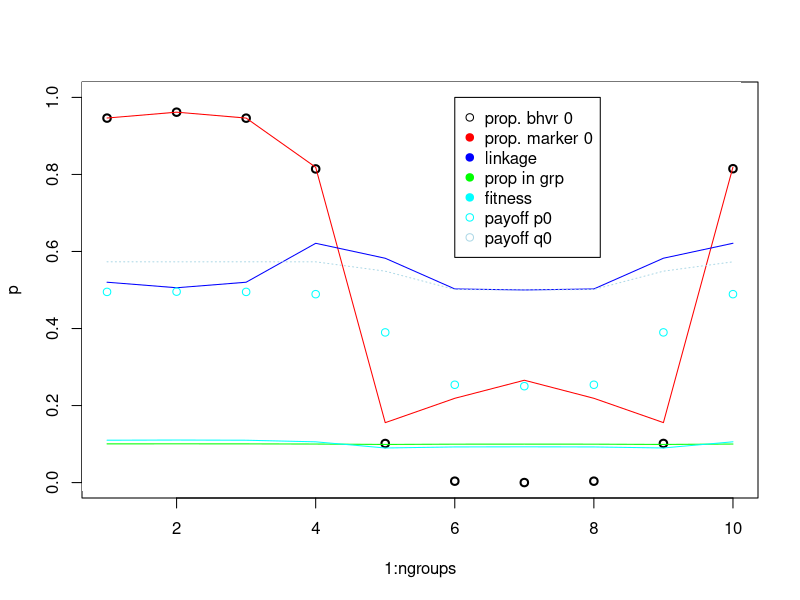

This figure's R source:


feet_marker_sim <- function(
    tmax=1000,
    d=0.1, #coordination benefit
    g=0.1, #extra coordination benefit among mutualists
    h=0.1, #mis-coordination cost for mutualists
    a=0.9, #probability of assorting on marker
    m0=0.01, #proportion of population considering migration
    mu=0.5, #proportion of migrants that are payoff-biased
    s=c(0.5, 0.5), #proportion of total population in each group
    init_p=c(0.55,0.45), #intial proportion of behavior 0 in each group
    init_q=c(0.51,0.49), #intial proportion of marker 0 in each group 
    draw=TRUE ) {

    # define and check group number
    ngroups=length(s)
    if ( length(init_p)!=ngroups | length(init_q)!=ngroups ) {
      stop("!! s, p and q vectors must be equal length !!")
    }
    if (sum(s)!=1){
      stop("!! s must sum to 1 !!")
    }

    # init matrix of states
    # x[[k]][i,j] gives frequency of xijk
    xblank <- matrix(0,nrow=2,ncol=2)
    x <- list(xblank)
    for ( i in 1:ngroups ) {
        x[[i]] <- xblank
    }

    # init vector of group-mean fitnesses
    fit <- rep(0, times=ngroups)
    fitp0 <- rep(0, times=ngroups)
    fitq0 <- rep(0, times=ngroups)

    # fitness function
    # w0jk = 1-h+(d+g+h)((1-a)*p0k+a*x0jk/qjk)
    # w1jk = 1+d*((1-a)*p1k+a*x1jk/qjk)
    wijk <- function( i , j , k ) {

        i <- i+1 #turn behav and marker indices into matrix indices
        j <- j+1
        
        if (i==1) {
            w <- 1 - h + (d + g + h)*( (1 - a)*(x[[k]][1,1] + x[[k]][1,2]) +            #stag payoff (i=0, index=1)
                                        a*x[[k]][1,j]/(x[[k]][1,j] + x[[k]][2,j]) )
        } else {
            w <- 1 + d*( (1 - a)*(x[[k]][2,1] + x[[k]][2,2]) +                          #hare payoff (i=1, index=2)
                            a*x[[k]][2,j]/(x[[k]][1,j] + x[[k]][2,j]) )
        } #else

        w
    }

    
    # payoff-biased migration function 1 outgroup
    mij <- function( i , j ) {
        #mij <- m0( 1 + mu*(fit[j] - fit[i]) ) #original R&B payoff-biased migration
        mij <- m0*(1-mu)/2 + m0*mu*(fit[j]/(fit[i]+fit[j]))   
        mij 
    }
    
    # payoff-biased migration function when compare to 2 neighboring groups
        m_kto <- function( k , t , o ) { #migrants from ingroup k, to target t, given the opposite side group o
        
        mkt <- m0*(1-mu)/3 + m0*mu*(fit[t]/(fit[k]+fit[t]+fit[o]))   #those that move to target group
        mkt
    }


    # group index bounding function
    groupindex <- function( k ) {
        k <- ifelse( k > ngroups , 1 , k )
        k <- ifelse( k < 1 , ngroups , k )
        k
    }
    
    #initial frequencies with no linkage
    for ( k in 1:ngroups ) {
        if ( missing(init_p) || missing(init_q) ) {
            p <- runif(1)  
            q <- runif(1)
            x[[k]][1,1] <- p*q
            x[[k]][1,2] <- p*(1-q)
            x[[k]][2,1] <- (1-p)*q
            x[[k]][2,2] <- (1-p)*(1-q)
        } else {
            p <- init_p[k]  
            q <- init_q[k]
            x[[k]][1,1] <- p*q
            x[[k]][1,2] <- p*(1-q)
            x[[k]][2,1] <- (1-p)*q
            x[[k]][2,2] <- (1-p)*(1-q) 
        } #else
    }


    #initialize matrices to hold p, q, D, and s for all groups
    p_mat <- NULL     #behavior freq
    q_mat <- NULL     #marker freq
    D_mat <- NULL     #linkage
    s_mat <- s
    fit_mat <- fit
    for ( k in 1:ngroups ) {
        p_mat <- cbind(p_mat, x[[k]][1,1] + x[[k]][1,2])
        q_mat <- cbind(q_mat, x[[k]][1,1] + x[[k]][2,1])
        D_mat <- cbind(D_mat, x[[k]][1,1]*x[[k]][2,2] - x[[k]][1,2]*x[[k]][2,1])
    }
    
    print("START")
    print(x)
    
    for ( t in 1:tmax ) {

        xnew <- x 

        # learning
        for( k in 1:ngroups ) {
            w11k <- wijk( 1 , 1 , k )
            w10k <- wijk( 1 , 0 , k )
            w01k <- wijk( 0 , 1 , k )
            w00k <- wijk( 0 , 0 , k )
            wbar <- x[[k]][1,1]*w00k + x[[k]][1,2]*w01k + x[[k]][2,1]*w10k + x[[k]][2,2]*w11k
            xnew[[k]][1,1] <- x[[k]][1,1] * w00k / wbar
            xnew[[k]][1,2] <- x[[k]][1,2] * w01k / wbar
            xnew[[k]][2,1] <- x[[k]][2,1] * w10k / wbar
            xnew[[k]][2,2] <- x[[k]][2,2] * w11k / wbar
            
            fitp0[k] <- (w00k+w01k)/ (w10k+w11k+w01k+w00k)
            fitq0[k] <- (w00k+w10k)/ (w10k+w11k+w01k+w00k)
            fit[k] <- wbar #save group-mean fitness for later
        } #k

        xnewnew <- xnew
        snew <- s

        # migrate
        for( k in 1:ngroups ) {
            n1 <- groupindex(k+1)   #index for right side group
            n2 <- groupindex(k-1)   #index for left side group
            m_k_n1 <- m_kto( k , n1, n2) #from k (ingroup) to n1 (target)
            m_n1_k <- m_kto( n1, k, n2 )
            m_k_n2 <- m_kto( k , n2, n1 ) 
            m_n2_k <- m_kto( n2, k , n1)

            for ( i in 1:2 ) {
                for ( j in 1:2 ) {

                    #for now assume only two groups
                    xnewnew[[k]][i,j] <- ( xnew[[k]][i,j]*s[k]*( 1 - m_k_n1 - m_k_n2) +   # those staying in k
                                            xnew[[n1]][i,j]*s[n1]*m_n1_k +                # those coming from n1
                                            xnew[[n2]][i,j]*s[n2]*m_n2_k)/                # those coming from n2
                                            ( s[k]*( 1 - m_k_n1 ) + s[n1]*m_n1_k  + s[n2]*m_n2_k )  #total new population in group k
                                            
                } #j
            } #i

            #recursion for group size    
            snew[k] <- s[k]*(1 - m_k_n1 - m_k_n2) + s[n1]*m_n1_k + s[n2]*m_n2_k

        } #k

        x <- xnewnew
        s <- snew
        
        
        # draw
        if ( draw==TRUE ) {
            p <- sapply( 1:ngroups , function(z) x[[z]][1,1] + x[[z]][1,2] )
            q <- sapply( 1:ngroups , function(z) x[[z]][1,1] + x[[z]][2,1] )
            linkage <- sapply( 1:ngroups , function(z) x[[z]][1,1]*x[[z]][2,2] - x[[z]][1,2]*x[[z]][2,1] )
            linkage <- linkage + 0.5
            
            #update results matrices
             # p_mat <- rbind(p_mat, p)
             # q_mat <- rbind(q_mat, q)
             # D_mat <- rbind(D_mat, linkage-0.5)
             s_mat <- rbind(s_mat, s)
             # fit_mat <-rbind(fit_mat, fit/sum(fit))
            
            if ( t==1 ) {
                plot( 1:ngroups , p , ylim=c(0,1) , lwd=2 )
            } else {
                rect( 0,-.02,ngroups+.1,1.1 , col="white" , border="white" )
                points( 1:ngroups , p , lwd=2 )
            }
            lines( 1:ngroups , q , col="red" )          #frequency of marker
            lines( 1:ngroups , linkage , col="blue" )   #linkage btwn bhvr & marker per grp
            lines( 1:ngroups , s , col="green")         #proportion of population in each group
            lines( 1:ngroups , fit/sum(fit) , col="cyan")         #prop of total fitness of each group
            points( 1:ngroups , fitp0 , col="cyan")         #prop of group fitness of behavior 0
            lines( 1:ngroups , fitq0 , col="lightblue", lty=3)         #prop of group fitness of marker 0
            legend (ngroups*.6, 1, legend=c("prop. bhvr 0", "prop. marker 0", "linkage", "prop in grp", "fitness", "payoff p0", "payoff q0"), 
                    col=c("black", "red", "blue", "green", "cyan", "cyan", "lightblue"), pch=c(1,19,19,19,19,1,1))
        }
        
    } # t
    print("END")
    invisible(x)

    print(s[1:ngroups])
    print(linkage)
    print(fit)
    print(fitq0)
    # plot(0:tmax, p_mat[,1], ylim=c(0,1) , lwd=2, col="black" )
    # points(0:tmax, p_mat[,2], ylim=c(0,1) , lwd=2, col="blue")
    # lines(0:tmax, q_mat[,1], ylim=c(0,1) , lwd=2, col="black")
    # lines(0:tmax, q_mat[,2], ylim=c(0,1) , lwd=2, col="blue")
    # lines(0:tmax, D_mat[,1], ylim=c(0,1) , lwd=2, col="black", lty=3)
    # lines(0:tmax, D_mat[,2], ylim=c(0,1) , lwd=2, col="blue", lty=3)
    # lines(0:tmax, s_mat[,1], ylim=c(0,1) , lwd=3, col="black", lty=4)
    # lines(0:tmax, s_mat[,2], ylim=c(0,1) , lwd=3, col="blue", lty=2)
    # lines(0:tmax, fit_mat[,1], ylim=c(0,1) , lwd=3, col="darkgrey", lty=3)
    # lines(0:tmax, fit_mat[,2], ylim=c(0,1) , lwd=3, col="lightblue", lty=3)
    # 
    print(x)

} #function

feet_marker_sim(
  tmax=100,
  d=0.5, #coordination benefit
  g=.29, #extra coordination benefit among mutualists
  h=0.5, #mis-coordination cost for mutualists
  a=0.9, #probability of assorting on marker
  m0=0.1, #proportion of each group that migrates
  mu=0.1, #of all migrants, proportion that engage in payoff biased migration
  s=rep(.1,10), #proportion of total population in each group
  init_p=c(rep(.6,3),rep(.4,7)), #intial proportion of behavior 0 in each group
  init_q=c(rep(.6,3),rep(.4,7)), #intial proportion of marker 0 in each group 
  draw=TRUE )



